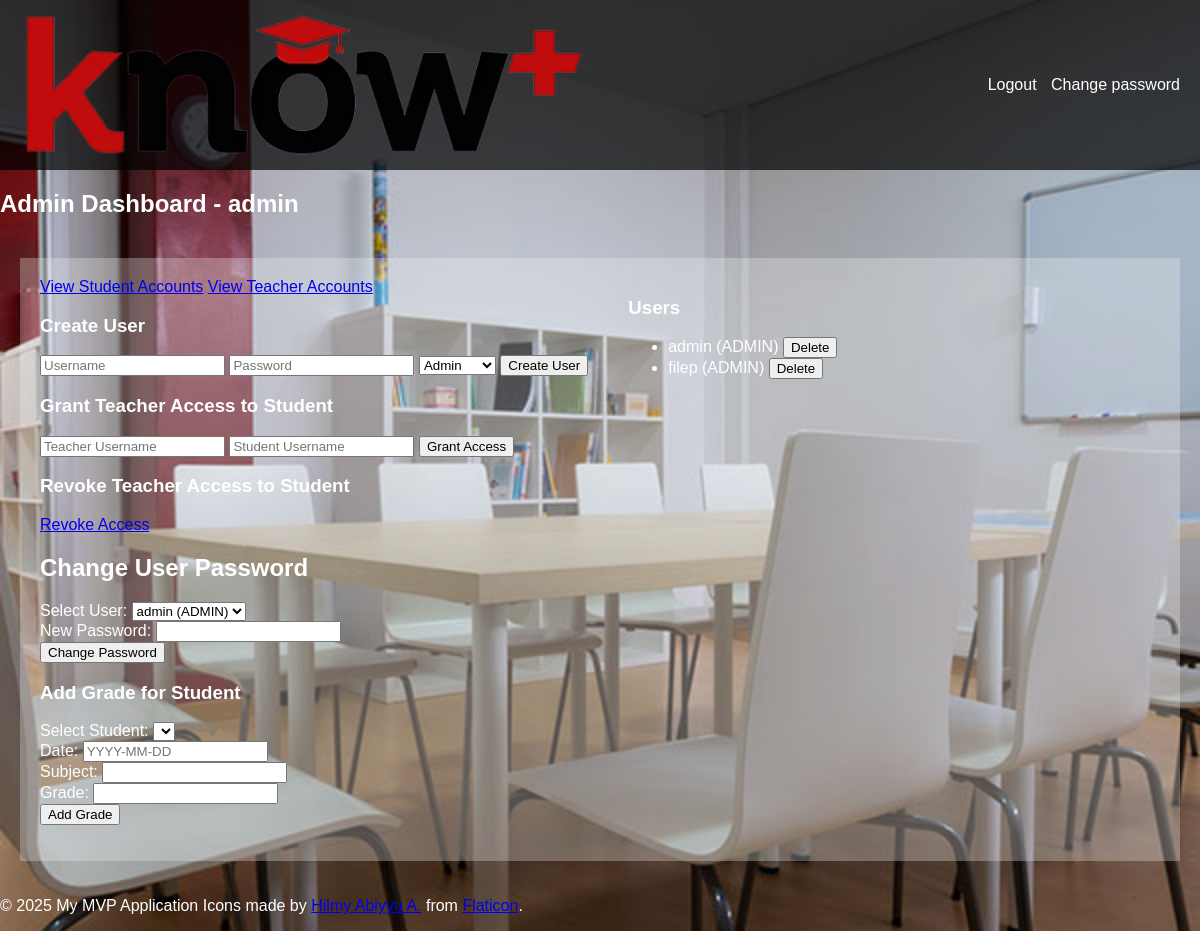
Page /admin (signed in) on the earlier database version.
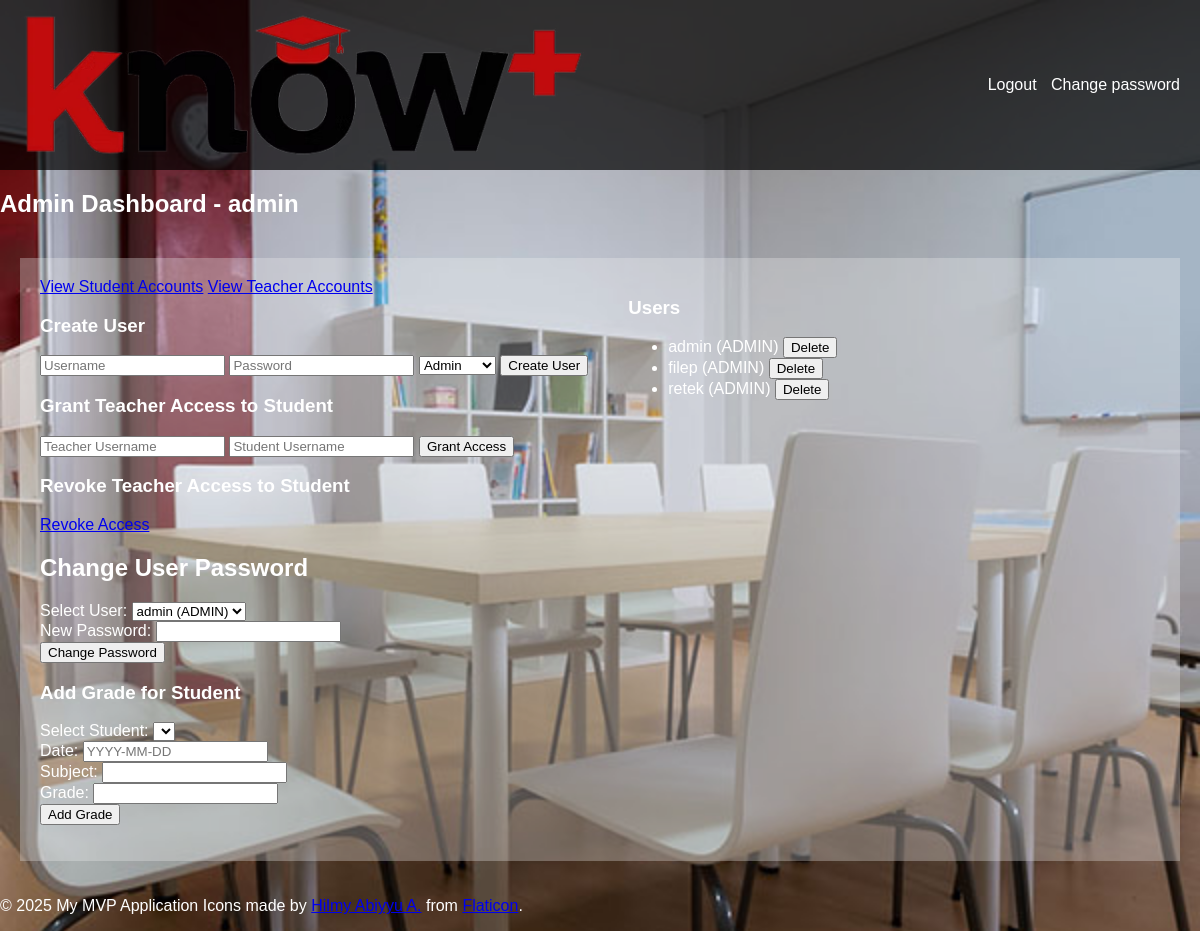
Same page on the later database version.
### models.py (models this page shows, shortened)
class User(db.Model, UserMixin):
    id = db.Column(db.Integer, primary_key=True)
    username = db.Column(db.String(80), unique=True, nullable=False)
    password_hash = db.Column(db.String(128))
    user_type = db.Column(db.Enum(UserType), nullable=False)  # Using UserType enum for role
    @property
    def is_authenticated(self):
        return True

### app.py (the view)
@app.route('/admin')
@login_required
def admin_home():
    app.logger.info(f"Current user type: {current_user.user_type}")
    if current_user.user_type != UserType.ADMIN:
        return 'Unauthorized', 403
    users = User.query.order_by(
        User.user_type.asc(),  # Sort by user_type (ADMIN, STUDENT, TEACHER)
        User.username.asc()  # Sort by username alphabetically within each user_type
    ).all()
    return render_template('admin_home.html', users=users)

### app.py (called while the page is built)
@login_manager.user_loader
def load_user(user_id):
    return User.query.get(int(user_id))  # Load from the unified User model

### templates/admin_home.html (shortened to what this page needs)
{% extends "base.html" %}
{% block content %}
<h2>Admin Dashboard - {{ current_user.username }}</h2>
<div class="container">
    <div class="left-column">
        <div class="d-grid gap-2 d-md-block">
            <a href="{{ url_for('view_students') }}" class="btn btn-primary">View Student Accounts</a>
            <a href="{{ url_for('view_teachers') }}" class="btn btn-primary">View Teacher Accounts</a>
        </div>
        <section>
            <h3>Create User</h3>
            <form action="{{ url_for('create_user') }}" method="post">
                <input type="text" name="username" placeholder="Username" required>
                <input type="password" name="password" placeholder="Password" required>
                <select name="user_type">
                    <option value="ADMIN">Admin</option>
                </select>
                <button type="submit">Create User</button>
            </form>
        </section>
        <section>
            <h3>Grant Teacher Access to Student</h3>
            <form action="{{ url_for('grant_access') }}" method="post">
                <input type="text" name="teacher_username" placeholder="Teacher Username" required>
                <input type="text" name="student_username" placeholder="Student Username" required>
                <button type="submit">Grant Access</button>
            </form>
        </section>
        <section>
            <h3>Revoke Teacher Access to Student</h3>
            <a href="{{ url_for('revoke_access_form') }}" class="btn btn-secondary">Revoke Access</a>
        </section>
        <section>
            <h2>Change User Password</h2>
            <form method="POST" action="{{ url_for('change_user_password') }}">
                <div>
                    <label for="user_id">Select User:</label>
                    <select name="user_id" id="user_id" required>
                        {% for user in users %}
                        <option value="{{ user.id }}">{{ user.username }} ({{ user.user_type.value }})</option>
                        {% endfor %}
                    </select>
                </div>
                <div>
                    <label for="new_password">New Password:</label>
                    <input type="password" name="new_password" id="new_password" required>
                </div>
                <button type="submit">Change Password</button>
            </form>
        </section>
        <section>
            <h3>Add Grade for Student</h3>
            <form method="POST" action="{{ url_for('add_grade') }}">
                <div>
                    <label for="student_id">Select Student:</label>
                    <select name="student_id" id="student_id" required>
                    </select>
                </div>
                <div>
                    <label for="date">Date:</label>
                    <input type="text" name="date" id="date" placeholder="YYYY-MM-DD" required>
                </div>
                <div>
                    <label for="subject">Subject:</label>
                    <input type="text" name="subject" id="subject" required>
                </div>
                <div>
                    <label for="grade">Grade:</label>
                    <input type="text" name="grade" id="grade" required>
                </div>
                <button type="submit">Add Grade</button>
            </form>
        </section>
    </div>
    <div class="right-column">
        <section>
            <h3>Users</h3>
            <ul>
                {% set grouped_users = users | sort(attribute='username') | groupby('user_type.value') %}
                {% for group in grouped_users %}
                {% for user in group.list %}
                <li>
                    {{ user.username }} ({{ user.user_type.value }})
                    <form action="{{ url_for('delete_user', user_id=user.id) }}" method="post" style="display: inline;"
                          onsubmit="return confirmDelete('{{ user.username }}');">
                        <button type="submit">Delete</button>
                    </form>
                </li>
                {% endfor %}
                {% endfor %}
            </ul>
        </section>
    </div>
</div>
{% endblock %}

### templates/base.html (shortened to what this page needs)
<!DOCTYPE html>
<html lang="en">
<head>
    <link rel="stylesheet" href="{{ url_for('static', filename='css/style.css') }}">
</head>
<body style="background-image: url('{{ url_for('static', filename='img/background.jpg') }}');
    background-size: cover;
    background-repeat: no-repeat;
    background-attachment: fixed;"
    >
<div class="header-container">
    <a href="/">
        <picture>
            <source srcset="{{ url_for('static', filename='img/logo.avif') }}" type="image/avif">
            <img src="{{ url_for('static', filename='img/logo.png') }}" alt="Your Logo" class="logo">
        </picture>
    </a>
    <div class="user-options">
        {% if current_user.is_authenticated %}
        <a href="{{ url_for('logout') }}">Logout</a>
        <a href="{{ url_for('change_password') }}">Change password</a>
        {% endif %}
    </div>
</div>
<div id="content">
    {% block content %}{% endblock %}
</div>
<footer>
    <p>&copy; 2025 My MVP Application
        Icons made by <a href="https://www.flaticon.com/free-icons/graduation-cap" title="graduation cap icons">Hilmy
            Abiyyu A.</a> from <a href="https://www.flaticon.com/" title="Flaticon">Flaticon</a>.
    </p>
</footer>
</body>
</html>

### static/css/style.css (style rules this page uses)
body { font-family: sans-serif; margin: 0; padding: 0; color: white; }
.header-container { background-color: rgba(0, 0, 0, 0.7); padding: 10px 0; display: flex; justify-content: space-between; align-items: center; position: relative; z-index: 1; }
.header-container { background-color: rgba(0, 0, 0, 0.7); padding: 10px 0; display: flex; justify-content: space-between; align-items: center; }
.logo { height: 150px; vertical-align: middle; margin-left: 20px; }
.user-options { margin-right: 20px; }
.user-options a { color: white; text-decoration: none; margin-left: 10px; }
.container { display: flex; padding: 20px; }
.left-column, .right-column { background-color: rgba(242, 242, 242, 0.3); padding: 20px; }
.left-column h2 { flex: 0 0 250px; }
.right-column { flex: 1; overflow-y: auto; }

Differences in the rows shown:
added User: username "retek", user_type.value "ADMIN"
